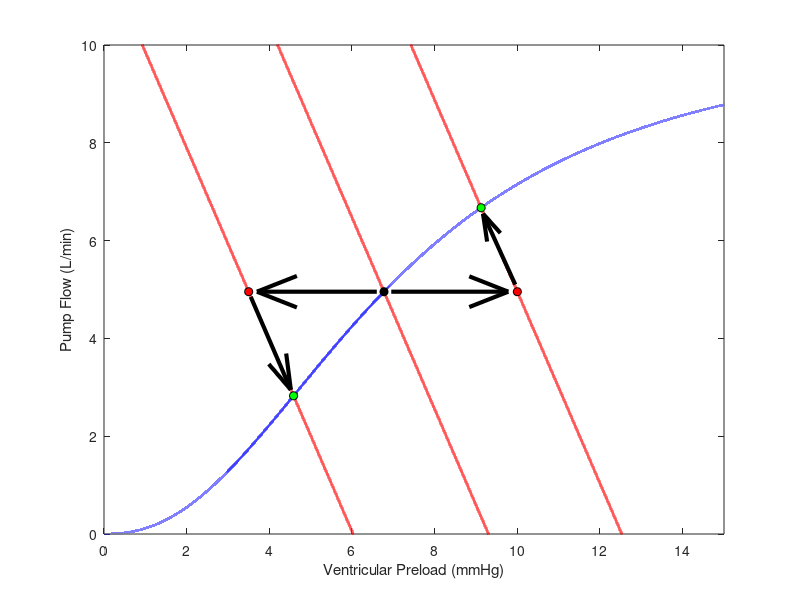

This figure's MATLAB source:
Preload = 0:0.0001:15;
N = size(Preload);
N = N(2);
ControlLine = (10.3+(-10.3./(1+(Preload/7).^2.3)));
plot(Preload,ControlLine,'b','linewidth',2)
hold on
Y1 = -1.96.*(Preload - 6.774) + 4.955;
Y2 = -1.96.*(Preload - 10) + 4.955;
Y3 = -1.96.*(Preload - 3.5) + 4.955;
plot(Preload,Y1,'r','linewidth',2)
plot(Preload,Y2,'r','linewidth',2)
plot(Preload,Y3,'r','linewidth',2)
plot(6.774,4.955,'o-','MarkerFaceColor','black','MarkerEdgeColor','black')
plot(10,4.955,'o-','MarkerFaceColor','red','MarkerEdgeColor','black')
plot(9.124,6.672,'o-','MarkerFaceColor','green','MarkerEdgeColor','black')
plot(3.5,4.955,'o-','MarkerFaceColor','red','MarkerEdgeColor','black')
plot(4.586,2.826,'o-','MarkerFaceColor','green','MarkerEdgeColor','black')
axis([0 15 0 10])
xlabel('Ventricular Preload (mmHg)')
ylabel('Pump Flow (L/min)')

x1 = [6.95 9.78];
y1 = [4.955 4.955];
x2 = [9.95 9.17];
y2 = [5.1 6.55];
x3 = [6.6 3.7];
y3 = [4.955 4.955];
x4 = [3.55 4.52];
y4 = [4.85 2.95];

drawArrow = @(x,y,varargin) quiver( x(1),y(1),x(2)-x(1),y(2)-y(1),0, varargin{:} );
drawArrow(x1,y1,'linewidth',3,'color','k')
drawArrow(x2,y2,'linewidth',3,'color','k')
drawArrow(x3,y3,'linewidth',3,'color','k')
drawArrow(x4,y4,'linewidth',3,'color','k')

% CRC = zeros(1,N);
% 
% for i=1:N
%     if Preload(i) > 0
%         CRC(i) = (10.5+(-10.5./(1+(Preload(i)/4).^2.7)));
%     end
% end
% 
% % Y = (10.5+(10.5./(1+(Preload/4).^2.7)));
% Y = sigmoide(Preload,0);
% x1 = 5;
% y1 = 3;
% slope = -0.65;
% y = slope.*(Preload - x1) + y1;
% % epsilon = 1e-6;
% % idx = find(y - CRC < epsilon, 1); %// Index of coordinate in array
% % x_target = Preload(idx);
% % y_target = y(idx);
% plot(Preload,CRC,Preload,Y)
% axis([-4 14 0 12])
% 
% function f = sigmoide(x,A)
%     for i = 1:length(x)
%         if x(i) < A
%             f(i) = 6.25;
%         elseif x(i) >= A
%             f(i) = -0.65.*(x(i) - 5) + 3;
%         end
%     end
% end
